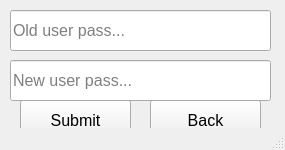
<?xml version="1.0" encoding="UTF-8"?>
<ui version="4.0">
 <class>Newpassform</class>
 <widget class="QMainWindow" name="Newpassform">
  <property name="geometry">
   <rect>
    <x>0</x>
    <y>0</y>
    <width>285</width>
    <height>150</height>
   </rect>
  </property>
  <property name="windowTitle">
   <string>Change pass form</string>
  </property>
  <widget class="QWidget" name="centralwidget">
   <widget class="QLineEdit" name="Olduserpass">
    <property name="geometry">
     <rect>
      <x>10</x>
      <y>10</y>
      <width>261</width>
      <height>41</height>
     </rect>
    </property>
    <property name="font">
     <font>
      <pointsize>12</pointsize>
     </font>
    </property>
    <property name="placeholderText">
     <string>Old user pass...</string>
    </property>
   </widget>
   <widget class="QPushButton" name="Newpasssubmit">
    <property name="geometry">
     <rect>
      <x>20</x>
      <y>100</y>
      <width>111</width>
      <height>41</height>
     </rect>
    </property>
    <property name="font">
     <font>
      <pointsize>12</pointsize>
     </font>
    </property>
    <property name="text">
     <string>Submit</string>
    </property>
   </widget>
   <widget class="QPushButton" name="Back">
    <property name="geometry">
     <rect>
      <x>150</x>
      <y>100</y>
      <width>111</width>
      <height>41</height>
     </rect>
    </property>
    <property name="font">
     <font>
      <pointsize>12</pointsize>
     </font>
    </property>
    <property name="text">
     <string>Back</string>
    </property>
   </widget>
   <widget class="QLineEdit" name="Newuserpass">
    <property name="geometry">
     <rect>
      <x>10</x>
      <y>60</y>
      <width>261</width>
      <height>41</height>
     </rect>
    </property>
    <property name="font">
     <font>
      <pointsize>12</pointsize>
     </font>
    </property>
    <property name="placeholderText">
     <string>New user pass...</string>
    </property>
   </widget>
  </widget>
  <widget class="QStatusBar" name="statusbar"/>
 </widget>
 <resources/>
 <connections/>
</ui>
